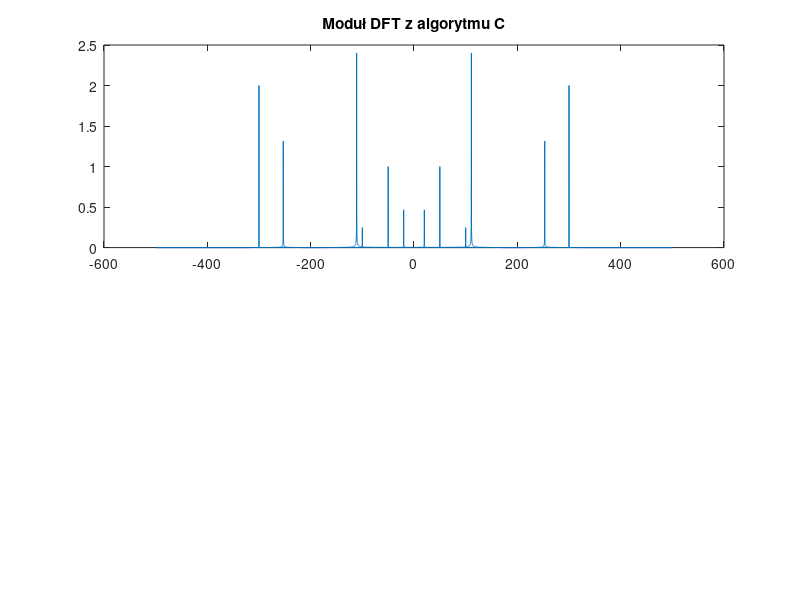

The MATLAB script that drew this image: (Note: this script raises an error after producing the figure.)
%% DANE DO SPRWADZENIA PRZED WŁĄCZENIEM:
N = 10240;
Fs = 1000;
%%
flag = false;

%% Budowa wektora częsototliowści
fs = zeros(N,1);
for i = 1:1:N
    fs(i) = (i-1) * Fs/N;
end

%% Wczytuje dane z wynikowego pliku z algorytmu.exe
wyj_alg_c = dlmread('wynik.txt');
real_dft = wyj_alg_c(1:end-1,1);
imag_dft = wyj_alg_c(1:end-1,2);
real_fft = wyj_alg_c(1:end-1,3);
imag_fft = wyj_alg_c(1:end-1,4);
t_dft = wyj_alg_c(end,1);
t_fft = wyj_alg_c(end,2);

%% Filtr na częstotliwości Nyquista
%{
nyquist_freq = Fs/2;
for i = 1:1:N
    if fs(i) >= nyquist_freq 
        if(~flag)
           nyquist_index= i;
           flag = true;
        end
        real(i) = 0;
        imag(i) = 0;
    end
end
%}

%% Przejście na zespolone matlabowe
z_dft = complex(real_dft, imag_dft);
z_fft = complex(real_fft, imag_fft);
fs(N/2+1:end) = fs(N/2+1:end) - Fs;

M_dft = abs(z_dft)./(N/2);
M_fft = abs(z_fft)./(N/2);

figure();
subplot(2,1,1);
plot(fs,M_dft);
title("Moduł DFT z algorytmu C")
subtitle(["N = ", num2str(N), ", t_{exec} = ", num2str(t_dft)]);
xlabel("Częstotliowść [Hz]")
ylabel("Amplituda [-]")
grid on;
subplot(2,1,2);
plot(fs,M_fft);
title("Moduł DFT z algorytmu C")
subtitle(["N = ", num2str(N), ", t_{exec} = ", num2str(t_fft)]);
xlabel("Częstotliowść [Hz]")
ylabel("Amplituda [-]")
grid on;
